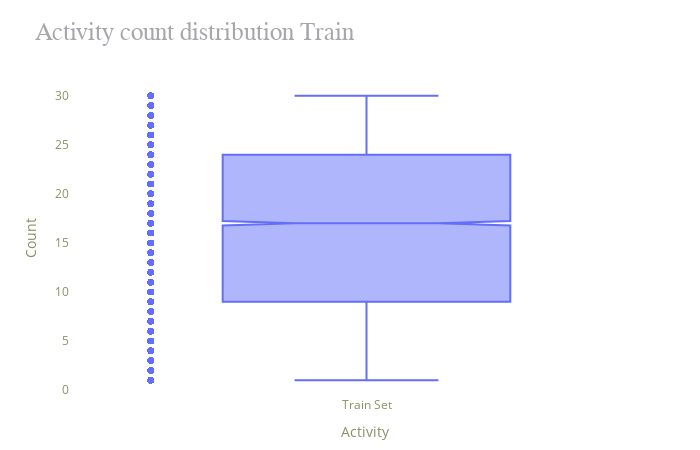

Here is the notebook cell this chart was saved with:
### Markdown cell above
Check for outliers in the data

### Code cell
fig = go.Figure()
fig.add_trace(go.Box(y=data['subject'], name="Train Set", notched=True))

fig.update_xaxes(showgrid=False)
fig.update_layout(
    height=450, width=700,
    title = 'Activity count distribution Train',
    xaxis = dict(title = 'Activity', tickangle=0, showgrid=False),
    yaxis = dict(title = 'Count', showgrid=False),
    plot_bgcolor='#ffffff', paper_bgcolor='#ffffff',
    title_font=dict(size=25, color='#a5a7ab', family='verdana'),
    margin=dict(t=80, b=30, l=70, r=40),
    font=dict(color='#8c8f63'))
fig.update_xaxes(showgrid=False)
fig.update_yaxes(showgrid=False)
fig.update_traces(boxpoints='all', jitter=0)

### Figure 1 — Plotly figure (JSON) as saved in the notebook; plotly's stock layout.template omitted (floating-point values rounded to 4 significant figures; data arrays with more than 128 entries replaced by an {"elided": "..."} marker saying what was removed)
{"data": [{"boxpoints": "all", "jitter": 0, "name": "Train Set", "notched": true, "type": "box", "y": {"elided": "10299 int values"}}], "layout": {"font": {"color": "#8c8f63"}, "height": 450, "margin": {"b": 30, "l": 70, "r": 40, "t": 80}, "paper_bgcolor": "#ffffff", "plot_bgcolor": "#ffffff", "title": {"font": {"color": "#a5a7ab", "family": "verdana", "size": 25}, "text": "Activity count distribution Train"}, "width": 700, "xaxis": {"showgrid": false, "tickangle": 0, "title": {"text": "Activity"}}, "yaxis": {"showgrid": false, "title": {"text": "Count"}}}}
